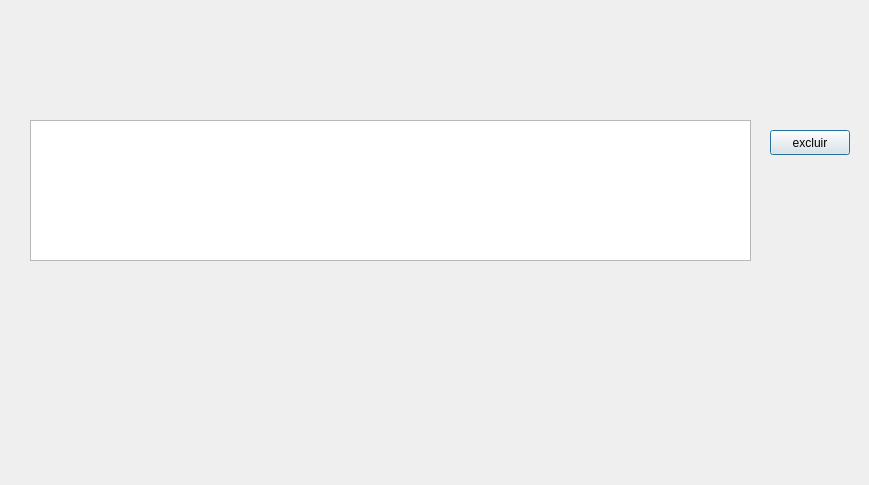
<?xml version="1.0" encoding="UTF-8"?>
<ui version="4.0">
 <class>remover_cliente</class>
 <widget class="QDialog" name="remover_cliente">
  <property name="geometry">
   <rect>
    <x>0</x>
    <y>0</y>
    <width>869</width>
    <height>485</height>
   </rect>
  </property>
  <property name="windowTitle">
   <string>Remover Cliente</string>
  </property>
  <property name="windowIcon">
   <iconset>
    <normaloff>garbage.png</normaloff>garbage.png</iconset>
  </property>
  <widget class="QTableWidget" name="tableWidget">
   <property name="geometry">
    <rect>
     <x>30</x>
     <y>120</y>
     <width>721</width>
     <height>141</height>
    </rect>
   </property>
  </widget>
  <widget class="QPushButton" name="btn_excluir">
   <property name="geometry">
    <rect>
     <x>770</x>
     <y>130</y>
     <width>80</width>
     <height>25</height>
    </rect>
   </property>
   <property name="text">
    <string>excluir</string>
   </property>
  </widget>
 </widget>
 <resources/>
 <connections/>
</ui>
